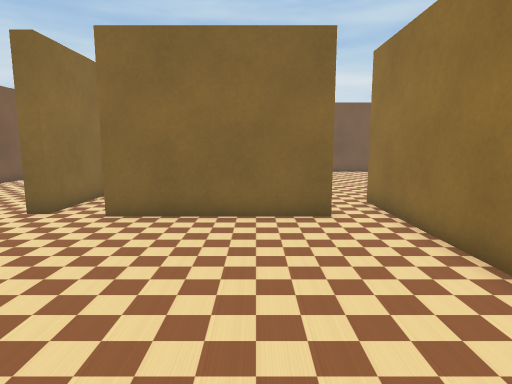
[1] (above)

18 first-person views from a walk through a robot-simulator world made for Webots. The camera is 0.94 m above the floor, tilts 8° down and sees 75° across. The floor is counted in squares, 0.5 m on a side. Each view is taken from the middle of a square. On the plan, view 1 faces up. The plan holds only what a view shows up to about 17 squares ahead; the rest is blank. The robots in the file are not drawn. Simple shapes and patterns stand in for the simulator's stock objects.

[2]
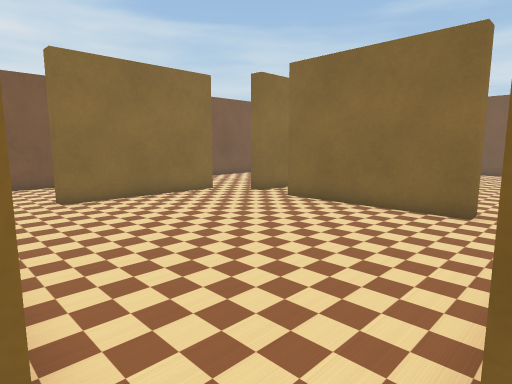

[3]
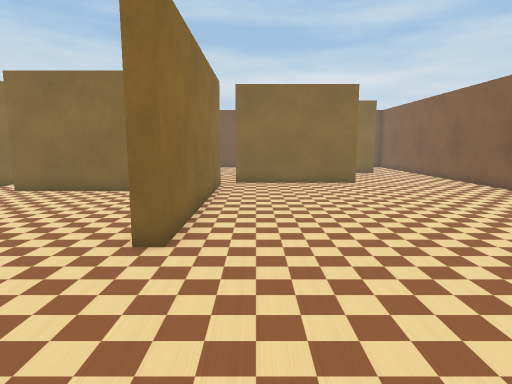

[4]
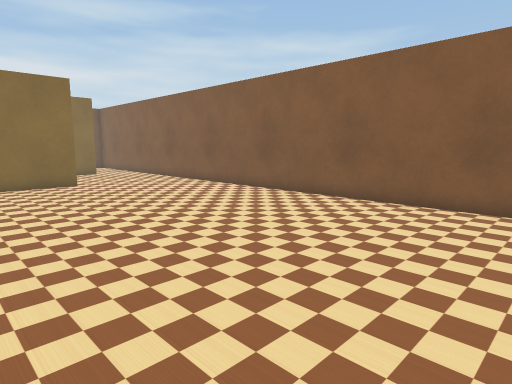

[5]
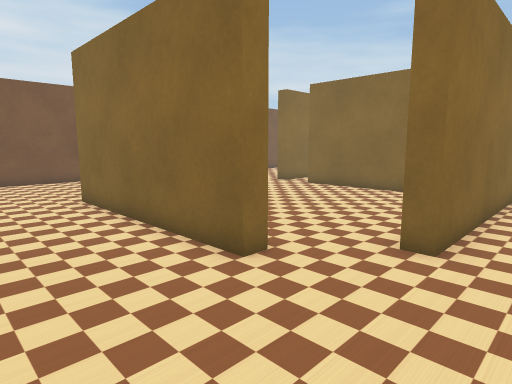

[6]
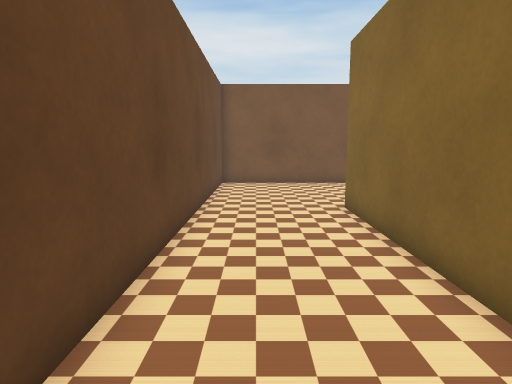

[7]
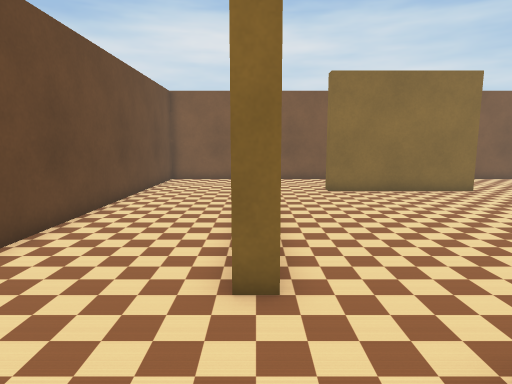

[8]
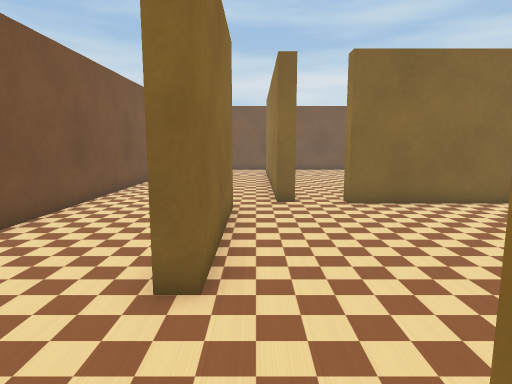

[9]
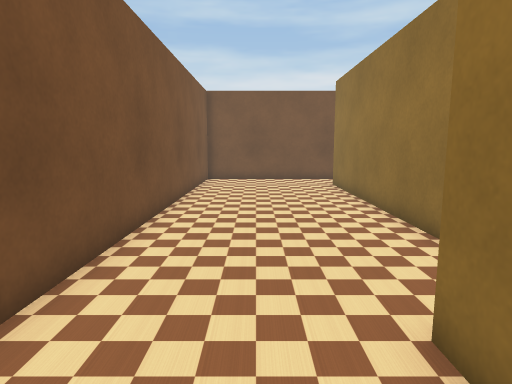

[10]
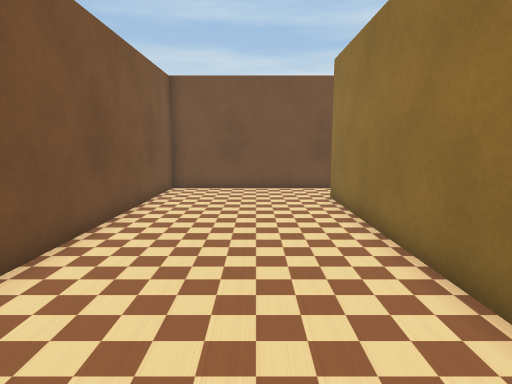

[11]
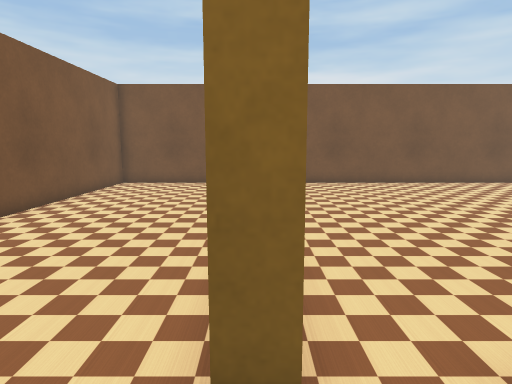

[12]
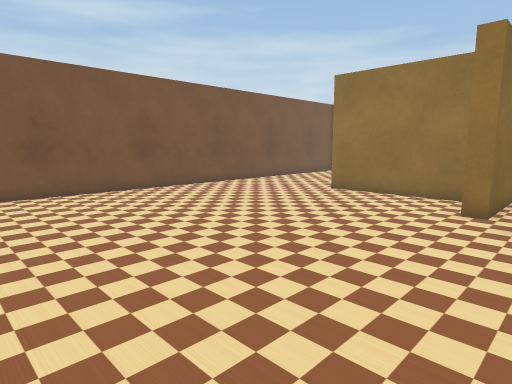

[13]
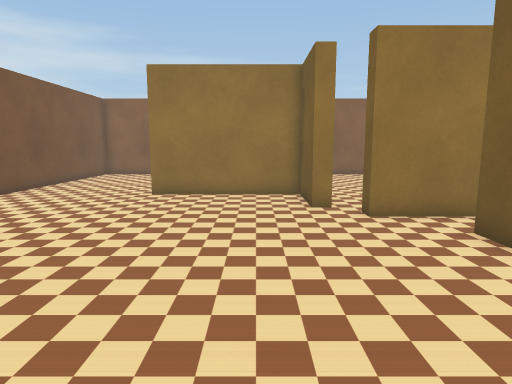

[14]
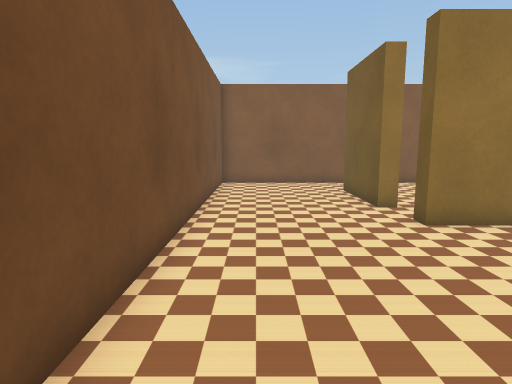

[15]
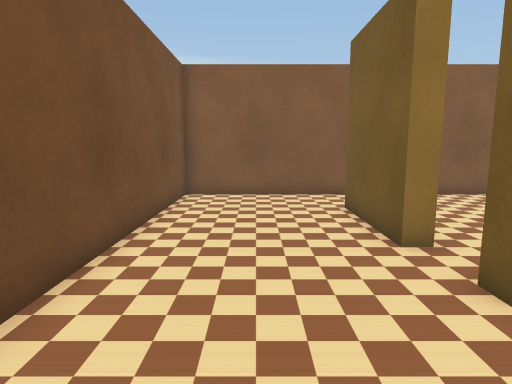

[16]
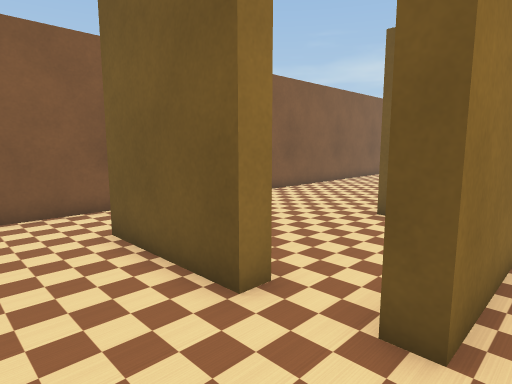

[17]
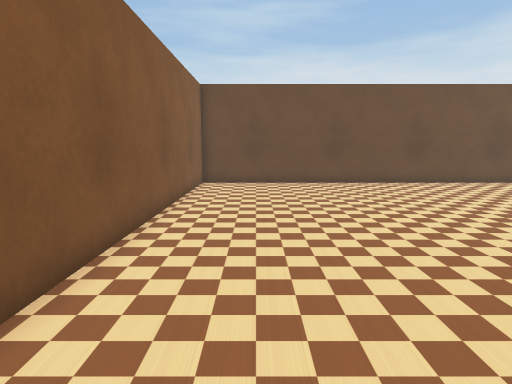

[18]
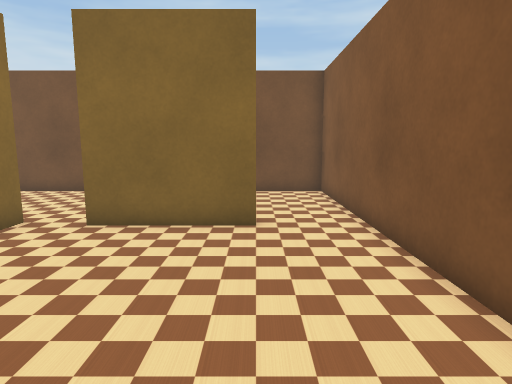

### Floor plan
Key: @ floor where view 1 was taken; # wall or solid block; . floor.
Columns run from 13 left of view 1 to 17 right of it. Each row starts with its distance up from view 1.
 24 ########  #####################
 23 #.......  ....................#
 22 #....... .....................#
 21 #......# .....................#
 20 #......# .....................#
 19 #......# .....................#
 18 #......# ............#.#####..#
 17 #......# ............#........#
 16 #......#.............#........#
 15 #......#.............#........#
 14 #......#.............# .......#
 13 #......#.............# .......#
 12 #......#..........#######.....#
 11 #......#.........#............#
 10 #......#.........#............#
  9 #........#######.#............#
  8 #....#...........#............#
  7 #....#...........#............#
  6 #....#...........#............#
  5 #....#...........#............#
  4 #....#...........#............#
  3 #....#...........#............#
  2 #................#............#
  1 #.............................#
  0 #............@................#
 -1 #......#########..............#
 -2 #.............................#
 -3 #.............................#
 -4 #.............................#
 -5 #.............................#
 -6 ###############################

Where each view was taken, in squares from view 1:
view 1: 0 up, 0 right, facing up
view 2: 1 down, 4 right, facing up-left
view 3: 5 down, 6 right, facing up
view 4: 5 down, 6 right, facing up-right
view 5: 5 down, 6 right, facing up-left
view 6: 4 down, 4 right, facing left
view 7: 1 down, 6 right, facing left
view 8: 2 down, 7 left, facing up
view 9: 5 up, 10 left, facing up
view 10: 9 up, 9 left, facing up
view 11: 7 up, 6 left, facing up
view 12: 10 up, 5 left, facing up-right
view 13: 14 up, 5 left, facing right
view 14: 22 up, 0 right, facing right
view 15: 21 up, 4 right, facing right
view 16: 21 up, 7 right, facing down-right
view 17: 11 up, 14 right, facing down
view 18: 10 up, 14 right, facing up
